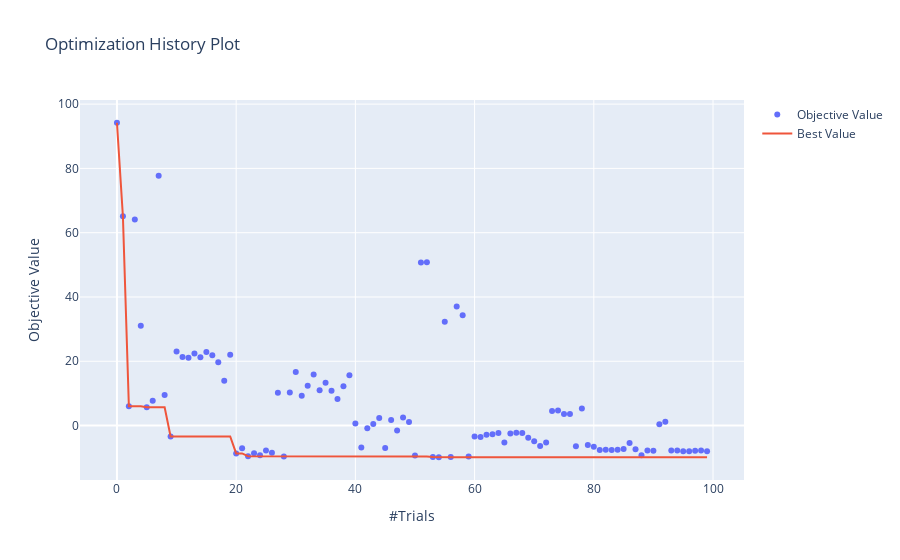

Notebook cell for this chart:
### Code cell
# 10個ずつ10回聞いたのでトライアル合計数としては100個分となる
# 割と1回の問い合わせバッチの中身が偏っている印象を受けるがアルゴリズムの選択を変えると挙動が変わるのかもしれない
plot_optimization_history(study)
